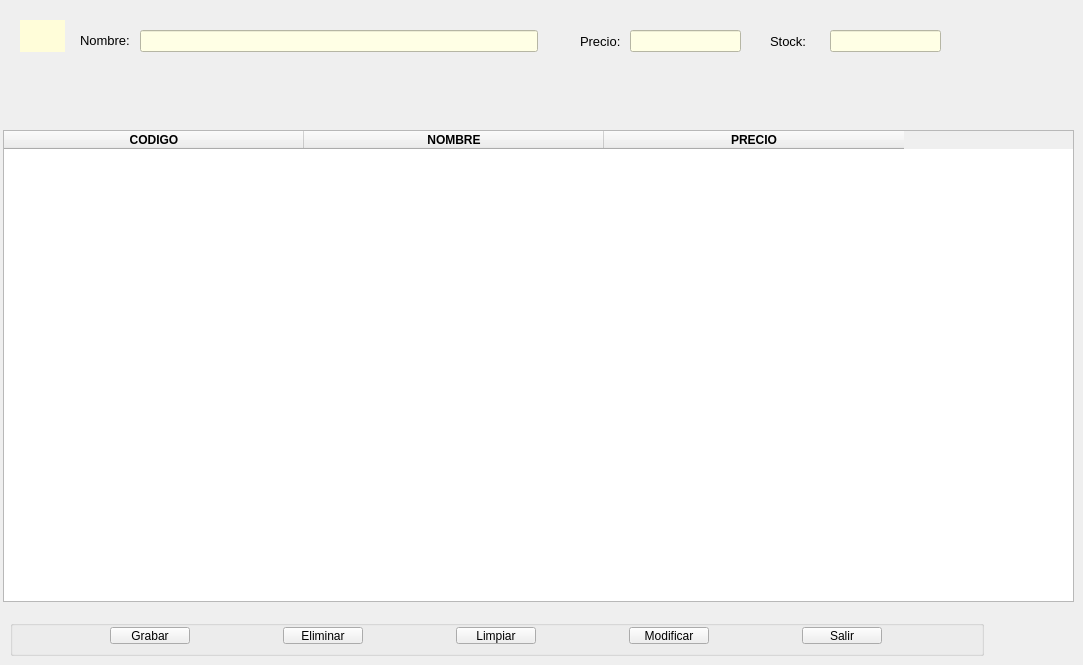
      <widget class="QWidget" name="panelPro">
       <attribute name="title">
        <string>Productos</string>
       </attribute>
       <widget class="QLabel" name="lblProd">
        <property name="geometry">
         <rect>
          <x>20</x>
          <y>20</y>
          <width>45</width>
          <height>32</height>
         </rect>
        </property>
        <property name="maximumSize">
         <size>
          <width>45</width>
          <height>16777215</height>
         </size>
        </property>
        <property name="cursor">
         <cursorShape>ArrowCursor</cursorShape>
        </property>
        <property name="mouseTracking">
         <bool>false</bool>
        </property>
        <property name="autoFillBackground">
         <bool>false</bool>
        </property>
        <property name="styleSheet">
         <string notr="true">background-color: rgb(255, 253, 217);</string>
        </property>
        <property name="text">
         <string/>
        </property>
       </widget>
       <widget class="QLabel" name="lblNomeProducto">
        <property name="geometry">
         <rect>
          <x>80</x>
          <y>30</y>
          <width>54</width>
          <height>20</height>
         </rect>
        </property>
        <property name="sizePolicy">
         <sizepolicy hsizetype="Fixed" vsizetype="Preferred">
          <horstretch>0</horstretch>
          <verstretch>0</verstretch>
         </sizepolicy>
        </property>
        <property name="font">
         <font>
          <family>MS Shell Dlg 2</family>
          <pointsize>10</pointsize>
          <weight>50</weight>
          <italic>false</italic>
          <bold>false</bold>
         </font>
        </property>
        <property name="text">
         <string>Nombre: </string>
        </property>
       </widget>
       <widget class="QLineEdit" name="editNomeProducto">
        <property name="geometry">
         <rect>
          <x>140</x>
          <y>30</y>
          <width>398</width>
          <height>22</height>
         </rect>
        </property>
        <property name="sizePolicy">
         <sizepolicy hsizetype="Ignored" vsizetype="Fixed">
          <horstretch>0</horstretch>
          <verstretch>0</verstretch>
         </sizepolicy>
        </property>
        <property name="styleSheet">
         <string notr="true">background-color: rgb(255, 255, 229);</string>
        </property>
       </widget>
       <widget class="QLabel" name="lblPrecio">
        <property name="geometry">
         <rect>
          <x>580</x>
          <y>30</y>
          <width>54</width>
          <height>22</height>
         </rect>
        </property>
        <property name="sizePolicy">
         <sizepolicy hsizetype="Fixed" vsizetype="Preferred">
          <horstretch>0</horstretch>
          <verstretch>0</verstretch>
         </sizepolicy>
        </property>
        <property name="font">
         <font>
          <family>MS Shell Dlg 2</family>
          <pointsize>10</pointsize>
          <weight>50</weight>
          <italic>false</italic>
          <bold>false</bold>
         </font>
        </property>
        <property name="text">
         <string>Precio:</string>
        </property>
       </widget>
       <widget class="QLineEdit" name="EditPrecio">
        <property name="geometry">
         <rect>
          <x>630</x>
          <y>30</y>
          <width>111</width>
          <height>22</height>
         </rect>
        </property>
        <property name="sizePolicy">
         <sizepolicy hsizetype="Ignored" vsizetype="Fixed">
          <horstretch>0</horstretch>
          <verstretch>0</verstretch>
         </sizepolicy>
        </property>
        <property name="styleSheet">
         <string notr="true">background-color: rgb(255, 255, 229);</string>
        </property>
       </widget>
       <widget class="QGroupBox" name="groupBoxProd">
        <property name="geometry">
         <rect>
          <x>10</x>
          <y>620</y>
          <width>974</width>
          <height>36</height>
         </rect>
        </property>
        <layout class="QGridLayout" name="gridLayout_4">
         <property name="leftMargin">
          <number>10</number>
         </property>
         <property name="topMargin">
          <number>1</number>
         </property>
         <property name="rightMargin">
          <number>10</number>
         </property>
         <item row="1" column="5">
          <widget class="QPushButton" name="btnSalirProd">
           <property name="sizePolicy">
            <sizepolicy hsizetype="Fixed" vsizetype="Fixed">
             <horstretch>0</horstretch>
             <verstretch>0</verstretch>
            </sizepolicy>
           </property>
           <property name="text">
            <string>Salir</string>
           </property>
          </widget>
         </item>
         <item row="1" column="0">
          <widget class="QPushButton" name="btnAltaProd">
           <property name="sizePolicy">
            <sizepolicy hsizetype="Fixed" vsizetype="Fixed">
             <horstretch>0</horstretch>
             <verstretch>0</verstretch>
            </sizepolicy>
           </property>
           <property name="text">
            <string>Grabar</string>
           </property>
          </widget>
         </item>
         <item row="1" column="3">
          <widget class="QPushButton" name="btnLimpiarProd">
           <property name="sizePolicy">
            <sizepolicy hsizetype="Fixed" vsizetype="Fixed">
             <horstretch>0</horstretch>
             <verstretch>0</verstretch>
            </sizepolicy>
           </property>
           <property name="text">
            <string>Limpiar</string>
           </property>
          </widget>
         </item>
         <item row="1" column="2">
          <widget class="QPushButton" name="btnBajaProd">
           <property name="sizePolicy">
            <sizepolicy hsizetype="Fixed" vsizetype="Fixed">
             <horstretch>0</horstretch>
             <verstretch>0</verstretch>
            </sizepolicy>
           </property>
           <property name="text">
            <string>Eliminar</string>
           </property>
          </widget>
         </item>
         <item row="1" column="4">
          <widget class="QPushButton" name="btnModifProd">
           <property name="sizePolicy">
            <sizepolicy hsizetype="Fixed" vsizetype="Fixed">
             <horstretch>0</horstretch>
             <verstretch>0</verstretch>
            </sizepolicy>
           </property>
           <property name="text">
            <string>Modificar</string>
           </property>
          </widget>
         </item>
        </layout>
       </widget>
       <widget class="QTableWidget" name="tableProd">
        <property name="geometry">
         <rect>
          <x>3</x>
          <y>130</y>
          <width>1071</width>
          <height>472</height>
         </rect>
        </property>
        <property name="sizePolicy">
         <sizepolicy hsizetype="Maximum" vsizetype="Maximum">
          <horstretch>0</horstretch>
          <verstretch>0</verstretch>
         </sizepolicy>
        </property>
        <property name="minimumSize">
         <size>
          <width>1071</width>
          <height>472</height>
         </size>
        </property>
        <property name="layoutDirection">
         <enum>Qt::LeftToRight</enum>
        </property>
        <property name="sizeAdjustPolicy">
         <enum>QAbstractScrollArea::AdjustToContents</enum>
        </property>
        <property name="autoScroll">
         <bool>true</bool>
        </property>
        <property name="alternatingRowColors">
         <bool>true</bool>
        </property>
        <property name="textElideMode">
         <enum>Qt::ElideMiddle</enum>
        </property>
        <property name="gridStyle">
         <enum>Qt::DotLine</enum>
        </property>
        <attribute name="horizontalHeaderDefaultSectionSize">
         <number>300</number>
        </attribute>
        <attribute name="horizontalHeaderMinimumSectionSize">
         <number>20</number>
        </attribute>
        <attribute name="verticalHeaderStretchLastSection">
         <bool>false</bool>
        </attribute>
        <column>
         <property name="text">
          <string>CODIGO</string>
         </property>
         <property name="font">
          <font>
           <weight>75</weight>
           <bold>true</bold>
          </font>
         </property>
         <property name="textAlignment">
          <set>AlignCenter</set>
         </property>
        </column>
        <column>
         <property name="text">
          <string>NOMBRE</string>
         </property>
         <property name="font">
          <font>
           <weight>75</weight>
           <bold>true</bold>
          </font>
         </property>
         <property name="textAlignment">
          <set>AlignCenter</set>
         </property>
        </column>
        <column>
         <property name="text">
          <string>PRECIO</string>
         </property>
         <property name="font">
          <font>
           <weight>75</weight>
           <bold>true</bold>
          </font>
         </property>
         <property name="textAlignment">
          <set>AlignCenter</set>
         </property>
        </column>
       </widget>
       <widget class="QLabel" name="lblStock">
        <property name="geometry">
         <rect>
          <x>770</x>
          <y>30</y>
          <width>54</width>
          <height>22</height>
         </rect>
        </property>
        <property name="sizePolicy">
         <sizepolicy hsizetype="Fixed" vsizetype="Preferred">
          <horstretch>0</horstretch>
          <verstretch>0</verstretch>
         </sizepolicy>
        </property>
        <property name="font">
         <font>
          <family>MS Shell Dlg 2</family>
          <pointsize>10</pointsize>
          <weight>50</weight>
          <italic>false</italic>
          <bold>false</bold>
         </font>
        </property>
        <property name="text">
         <string>Stock:</string>
        </property>
       </widget>
       <widget class="QLineEdit" name="EditStock">
        <property name="geometry">
         <rect>
          <x>830</x>
          <y>30</y>
          <width>111</width>
          <height>22</height>
         </rect>
        </property>
        <property name="sizePolicy">
         <sizepolicy hsizetype="Ignored" vsizetype="Fixed">
          <horstretch>0</horstretch>
          <verstretch>0</verstretch>
         </sizepolicy>
        </property>
        <property name="styleSheet">
         <string notr="true">background-color: rgb(255, 255, 229);</string>
        </property>
       </widget>
      </widget>
